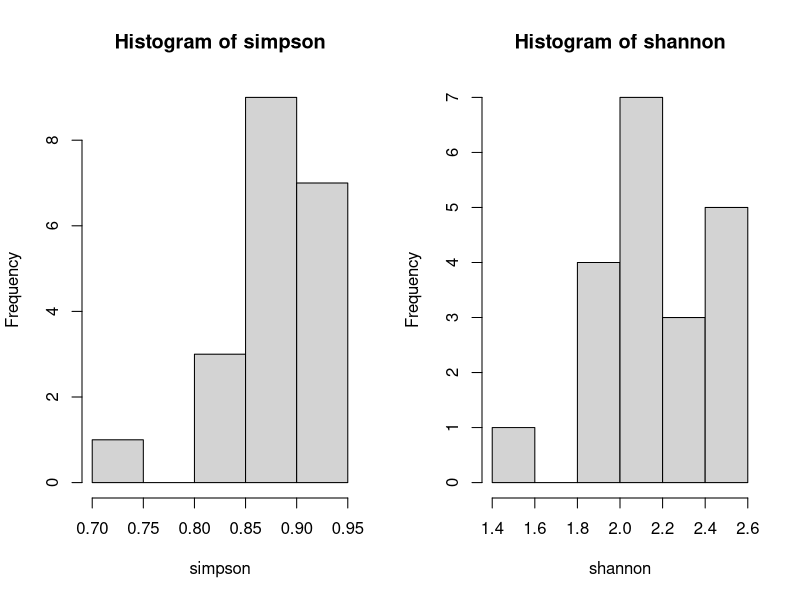
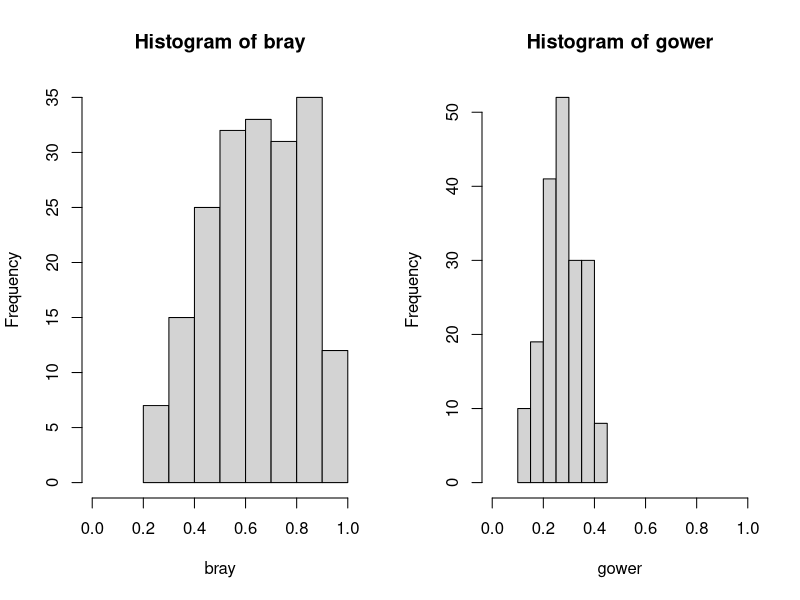
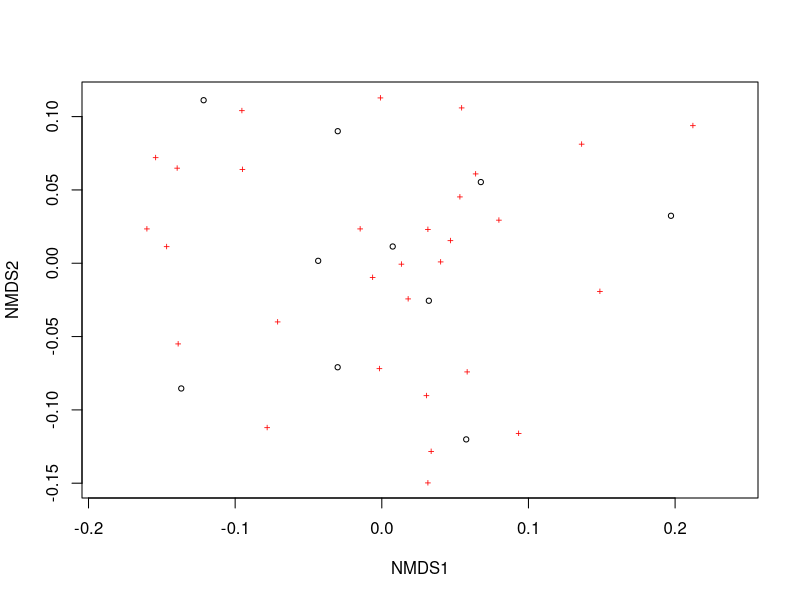
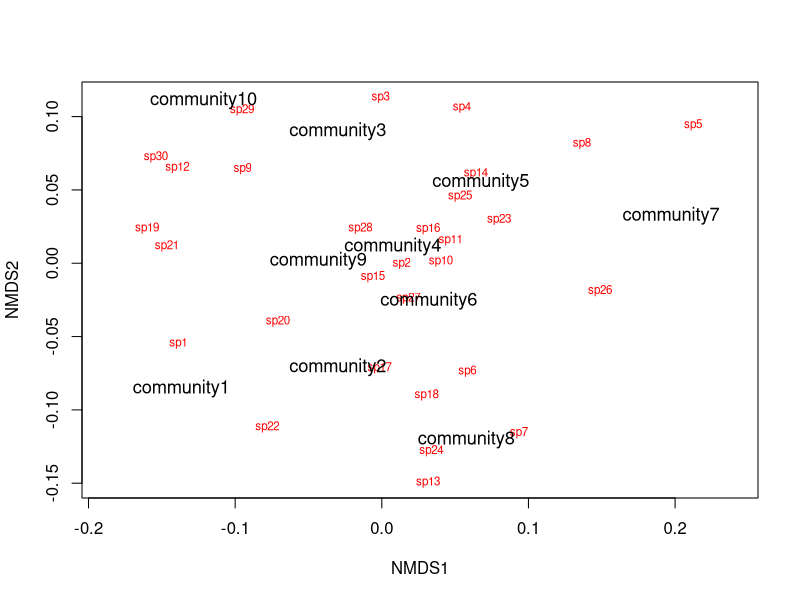

Here is the R script that generated these plots, in order: (Note: this script raises an error after producing the figures.)
## ---- chunk 1
knitr::opts_chunk$set(fig.width = 6,fig.height = 6,
                        echo = TRUE, warning=FALSE,message=FALSE)
## ---- chunk 2
library(vegan)

#1. load data
data(dune) # Vegetation and Environment in Dutch Dune Meadows
str(dune) #a data frame of observations of 30 species at 20 sites


#2. Diversity of each site
simpson <- diversity(dune, "simpson")
round(simpson,3)
#calculate Simpson's 1-D Index of Diversity for each site. 
# closer to 1 = greater diversity

shannon <- diversity(dune) # note that Shannon's is default
round(shannon,3) #Typically ranges from 1.5 - 3.4, higher = more diverse

# lets compare the two
par(mfrow = c(1, 2))  
hist(simpson)
hist(shannon)


#3. Calculate dissimilarity distance
# Vegdist computes dissimilarity indices. 
#We are using gower and bray-curtis which are good in
# detecting underlying ecological gradients
#They are bounded between 0 and 1, 
#  where 0 = same composition, 1 = maximally dissimilar
par(mfrow = c(1, 2))
bray = vegdist(dune, "bray") 
gower = vegdist(dune, "gower")
hist(bray, xlim = range(0.0,1.0))
hist(gower, xlim = range(0.0,1.0))


#4. Non-Metric Multidimensional Scaling (nMDS)
# The goal of NMDS is to collapse information from multiple
#  dimensions (e.g, from multiple communities, sites, etc.) 
#  into just a few, so that they can be visualized & interpreted.
# NMDS does not produce a statistical output

#create a random comunity matrix
set.seed(2) # random no. generator / way to specify seeds
community_matrix=matrix(
   sample(1:100,300,replace=T),nrow=10, 
   dimnames=list(paste("community",1:10,sep=""),
                 paste("sp",1:30,sep="")))
community_matrix[1:5,1:10]

#run nMDS
example_NMDS=metaMDS(community_matrix, # Our matrix
             k=2) # The number of reduced dimensions. 
                  #  Increase if high stress is problem.
#A good rule of thumb:
#  stress > 0.05 provides an excellent representation 
#               in reduced dimensions,
# > 0.1 is great,
# >0.2 is good/ok,
# and stress > 0.3 provides a poor representation

par(mfrow = c(1, 1))
plot(example_NMDS)

#add text to make sense of plot:
  #Ordination plot function especially for congested plots
ordiplot(example_NMDS,type="n")

  #The function adds text or points to ordination plots
orditorp(example_NMDS,display="species",col="red",air=0.01)

orditorp(example_NMDS,display="sites",cex=1.1,air=0.01)


#5. Multivariate analysis of variance for statistical testing
#We will use adonis(): 
#   A multivariate analysis of variance using distance matrices
# Adonis and uses permutation
# tests to inspect the significances of those partitions  

#Other methods implemented in vegan: 
# multiresponse permutation procedure (mrpp)
# analysis of similarities (anosim)

# create dummy data (3 sets of 30 sites, 10 species)
set.seed(666)
num<-30
disp.a<-5
sites.a<-data.frame(
  sp.a=rnbinom(num,mu = 4, size = disp.a),
  sp.b=rnbinom(num,mu = 6, size = disp.a),
  sp.c=rnbinom(num,mu = 5, size = disp.a),
  sp.d=rnbinom(num,mu = 7, size = disp.a),
  sp.e=rnbinom(num,mu = 1, size = disp.a),
  sp.f=rnbinom(num,mu = 18, size = disp.a),
  sp.g=rnbinom(num,mu = 10, size = disp.a),
  sp.h=rnbinom(num,mu = 8, size = disp.a),
  sp.i=rnbinom(num,mu = 4, size = disp.a),
  sp.j=rnbinom(num,mu = 5, size = disp.a))

disp.b<-15
sites.b<-data.frame(
  sp.a=rnbinom(num,mu = 20, size = disp.b),
  sp.b=rnbinom(num,mu = 30, size = disp.b),
  sp.c=rnbinom(num,mu = 25, size = disp.b),
  sp.d=rnbinom(num,mu = 35, size = disp.b),
  sp.e=rnbinom(num,mu = 5, size = disp.b),
  sp.f=rnbinom(num,mu = 90, size = disp.b),
  sp.g=rnbinom(num,mu = 50, size = disp.b),
  sp.h=rnbinom(num,mu = 40, size = disp.a),
  sp.i=rnbinom(num,mu = 20, size = disp.b),
  sp.j=rnbinom(num,mu = 25, size = disp.a))


disp.c<-30
sites.c<-data.frame(
  sp.a=rnbinom(num,mu = 40, size = disp.c),
  sp.b=rnbinom(num,mu = 60, size = disp.a),
  sp.c=rnbinom(num,mu = 50, size = disp.b),
  sp.d=rnbinom(num,mu = 70, size = disp.c),
  sp.e=rnbinom(num,mu = 10, size = disp.c),
  sp.f=rnbinom(num,mu = 180, size = disp.c),
  sp.g=rnbinom(num,mu = 100, size = disp.c),
  sp.h=rnbinom(num,mu = 80, size = disp.a),
  sp.i=rnbinom(num,mu = 40, size = disp.c),
  sp.j=rnbinom(num,mu = 50, size = disp.c))

#combine data
all.sites<-rbind(sites.a,sites.b,sites.c)

#treatments
trt<-rep(c("Control","High","Low"),each=nrow(sites.a))

#run nMDS
library(ggplot2)
all.mds <- metaMDS(all.sites)  #using all the defaults

data.scores <- as.data.frame(scores(all.mds))  
data.scores$site <- rownames(data.scores)  
data.scores$grp<-trt

ggplot(data=data.scores) + 
  stat_ellipse(aes(x=NMDS1,y=NMDS2,colour=trt),level = 0.50) +
  geom_point(aes(x=NMDS1,y=NMDS2,shape=trt,colour=trt),size=4)

# there seems to be some differences but let's run the stats

#run adonis
adon.results<-adonis(all.sites ~ trt, method="bray",perm=999)
print(adon.results)

#So there are S differences between control and high 
#....(whatever high is)


#Let's run this thru anosim()
all.sites.dist <- vegdist(all.sites) #dissimilarity matrix
anos.results<-anosim(all.sites.dist,trt)
print(anos.results)
#Interpretation: 
#ANOSIM tests whether we can reject the null hypothesis that
# the similarity between groups is greater than or equal
# to the similarity within the groups
# ANOSIM generates a value of R which lies between -1 and 1, 
# R=0 representing the null hypothesis (no difference
#     among treatments).
# R>0 suggest more similarity within treatment 
# R<0 suggest more similarity between sites than within sites 
#     and may raise the possibility of wrong assignment of 
#     samples to sites.
# The closer R is to 1, the more the samples within a site
#  are similar to each other and dissimilar to samples in 
#  other sites
plot(anos.results)

